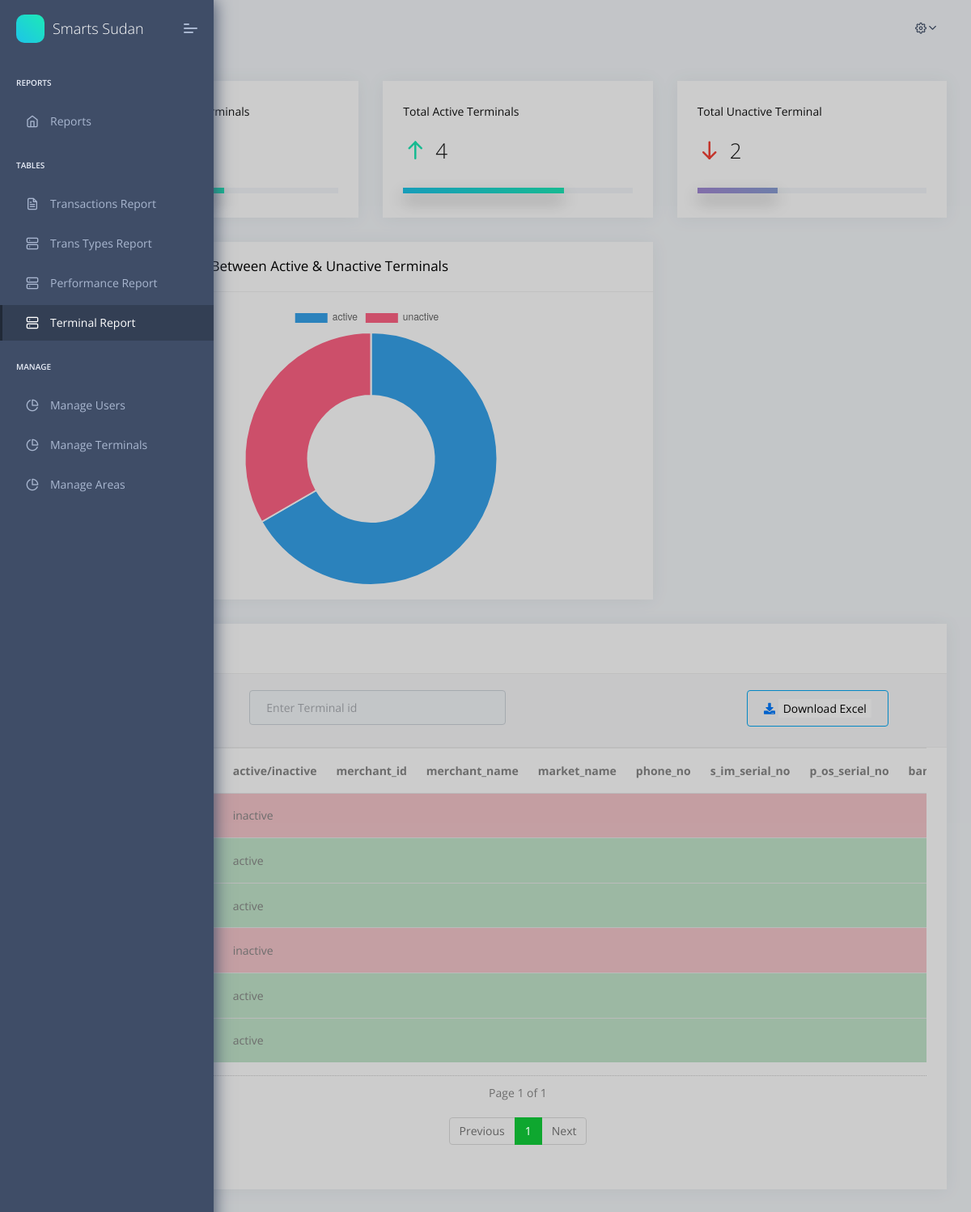
Screenshot of /operation-report.php (signed in) with the database file from the repository.
### tables this page shows
CREATE TABLE `terminal` (
  `id` bigint(20) NOT NULL,
  `terminal_id` varchar(255) NOT NULL,
  `merchant_id` varchar(255) DEFAULT NULL,
  `merchant_name` varchar(255) DEFAULT NULL,
  `market_name` varchar(255) DEFAULT NULL,
  `phone_no` varchar(255) DEFAULT NULL,
  `s_im_serial_no` varchar(255) DEFAULT NULL,
  `p_os_serial_no` varchar(255) DEFAULT NULL,
  `bank_branch` varchar(255) DEFAULT NULL,
  `accountnumber` varchar(255) DEFAULT NULL,
  `location` varchar(255) DEFAULT NULL,
  `user` varchar(255) DEFAULT NULL,
  `active` bit(1) DEFAULT NULL,
  `area` varchar(255) NOT NULL
);

### operation-report.php (the view, shortened to what the rows shown need)
<?php
include('security.php');
include('include/header.php');
include('include/navbar.php');
?>
<div class="pcoded-main-container">
    <div class="pcoded-wrapper">
        <div class="pcoded-content">
            <div class="pcoded-inner-content">
                <div class="main-body">
                    <div class="page-wrapper">
                        <div class="row">
                            <div class="col-xl-12">
                                <div class="card">
                                    <div class="card-block table-border-style pt-0">
                                        <div class="table-responsive">
                                            <?php
                                            if (isset($_GET['page_no']) && $_GET['page_no'] != "") {
                                                $page_no = $_GET['page_no'];
                                            } else {
                                                $page_no = 1;
                                            }
                                            $total_records_per_page = 25;
                                            $offset = ($page_no - 1) * $total_records_per_page;
                                            $query = "SELECT *
                                                        FROM terminal
                                                         LIMIT $offset, $total_records_per_page";
                                            $query_run = mysqli_query($connection, $query);
                                            ?>
                                            <table class="table table-hover" id="myTable" >
                                                <thead>
                                                    <tr>
                                                        <th>id</th>
                                                        <th>terminal_id</th>
                                                        <th>active/inactive</th>
                                                        <th>merchant_id</th>
                                                        <th>merchant_name</th>
                                                        <th>market_name</th>
                                                        <th>phone_no</th>
                                                        <th>s_im_serial_no</th>
                                                        <th>p_os_serial_no</th>
                                                        <th>bank_branch</th>
                                                    </tr>
                                                </thead>
                                                <tbody>
                                                    <?php
                                                    if (mysqli_num_rows($query_run) > 0) {
                                                        while ($row = mysqli_fetch_assoc($query_run)) {
                                                    ?>
                                                            <tr class="<?php
                                                                 if ($row['active'] == 1) {
                                                                    echo 'table-success';
                                                                } else  if ($row['active'] == 0) {
                                                                    echo 'table-danger';
                                                                }
                                                                ?>">
                                                                <td scope="row"><?php echo $row['id']; ?></td>
                                                                <td><?php echo $row['terminal_id']; ?></td>
                                                                <td><?php
                                                                 if ($row['active'] == 1) {
                                                                    echo 'active';
                                                                } else  if ($row['active'] == 0) {
                                                                    echo 'inactive';
                                                                }
                                                                ?></td>
                                                                <td><?php echo $row['merchant_id']; ?></td>
                                                                <td><?php echo $row['merchant_name']; ?></td>
                                                                <td><?php echo $row['market_name']; ?></td>
                                                                <td><?php echo $row['phone_no']; ?></td>
                                                                <td><?php echo $row['s_im_serial_no']; ?></td>
                                                                <td><?php echo $row['p_os_serial_no']; ?></td>
                                                                <td><?php echo $row['bank_branch']; ?></td>
                                                            </tr>
                                                    <?php
                                                        }
                                                    } else {
                                                        echo "No Record Found";
                                                    }
                                                    ?>
                                                </tbody>
                                            </table>
                                        </div>
                                    </div>
                                </div>
                            </div>
                    </div>
                </div>
            </div>
        </div>
    </div>
</div>
</div>
<?php
include('include/footer.php');
?>
<script>
    const data = {
        labels: [
            'active',
            'unactive'
        ],
        datasets: [{
            label: 'My First Dataset',
            data: [<?php
                    $query = "
                                                                SELECT COUNT(active)as total
                                                                FROM terminal
                                                                WHERE `active`= 1
                                                                ";
                    $query_run = mysqli_query($connection, $query);
                    while ($row = mysqli_fetch_assoc($query_run)) {
                        echo $row['total'];
                    }
                    ?>,
                <?php
                $query = "
                                                                SELECT COUNT(active)as total
                                                                FROM terminal
                                                                WHERE `active`= 0
                                                                ";
                $query_run = mysqli_query($connection, $query);
                while ($row = mysqli_fetch_assoc($query_run)) {
                    echo $row['total'];
                }
                ?>
            ],
            backgroundColor: [
                'rgb(54, 162, 235)',
                'rgb(255, 99, 132)'
            ],
            hoverOffset: 4
        }]
    };
    const config = {
        type: 'doughnut',
        data: data,
    };
    const myChart = new Chart(
        document.getElementById('myChart'),
        config
    );
</script>

### rows the page displays
terminal: active "inactive"
terminal: active "active"
terminal: active "active"
terminal: active "inactive"
terminal: active "active"
terminal: active "active"

### other values shown
$row['total'] "4"
$row['total'] "2"
$page_no "1"
$total_no_of_pages "1"
chart data {{ $row['total'] }} 4
chart data {{ $row['total'] }} 2
